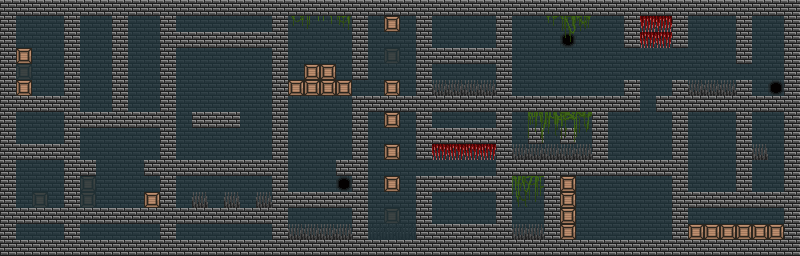

Tiled map render using the project's own tile images. Description and the map definition, with tile-layer contents summarised, below:
An orthogonal 50x16 tile map with 16x16 px tiles, 5 tile layers (background, color, walls, assets, ...), 1 hidden layer not drawn and 14 objects (6x 1, 3x 3, player, 2).

<map version="1.0" orientation="orthogonal" renderorder="right-down" width="50" height="16" tilewidth="16" tileheight="16" nextobjectid="389">
 <tileset firstgid="1" name="tiles" tilewidth="16" tileheight="16">
  <image source="tiles.png" width="160" height="320" />
 </tileset>
 <layer name="background" width="50" height="16">
  <data>[800 cells, 800 non-empty, 1 distinct tile ids]</data>
 </layer>
 <layer name="color" width="50" height="16" opacity="0.81">
  <data>[800 cells, 797 non-empty, 1 distinct tile ids]</data>
 </layer>
 <layer name="walls" width="50" height="16">
  <data>[800 cells, 381 non-empty, 5 distinct tile ids]</data>
 </layer>
 <layer name="assets" width="50" height="16">
  <data>[800 cells, 46 non-empty, 6 distinct tile ids]</data>
 </layer>
 <layer name="color2" width="50" height="16" opacity="0.81">
  <data>[800 cells, 37 non-empty, 21 distinct tile ids]</data>
 </layer>
 <objectgroup name="lasers" />
 <objectgroup name="movables">
  <object id="388" x="360" y="88.1818" />
 </objectgroup>
 <objectgroup name="player">
  <object id="387" name="player" x="33.3333" y="129.333">
   <ellipse />
  </object>
 </objectgroup>
 <objectgroup name="buttons" />
 <objectgroup name="spikes">
  <object id="375" type="1" x="696.5" y="232.75" />
  <object id="376" type="1" x="712" y="232.25" />
  <object id="377" type="1" x="727.75" y="232.5" />
  <object id="378" type="1" x="744" y="233" />
  <object id="379" type="1" x="759.5" y="231.75" />
  <object id="380" type="1" x="776.75" y="231.75" />
  <object id="381" type="3" x="439.75" y="151.75" />
  <object id="382" type="3" x="456.75" y="151.75" />
  <object id="383" type="3" x="471.75" y="151.5" />
  <object id="384" type="2" x="343.75" y="184.25" />
 </objectgroup>
 <objectgroup name="connection" />
 <objectgroup name="winbox">
  <object id="385" x="648" y="36.75" />
  <object id="386" x="663.25" y="38.75" />
 </objectgroup>
 <layer name="Слой тайлов 6" width="50" height="16" visible="0">
  <data>[800 cells, 110 non-empty, 1 distinct tile ids]</data>
 </layer>
</map>
